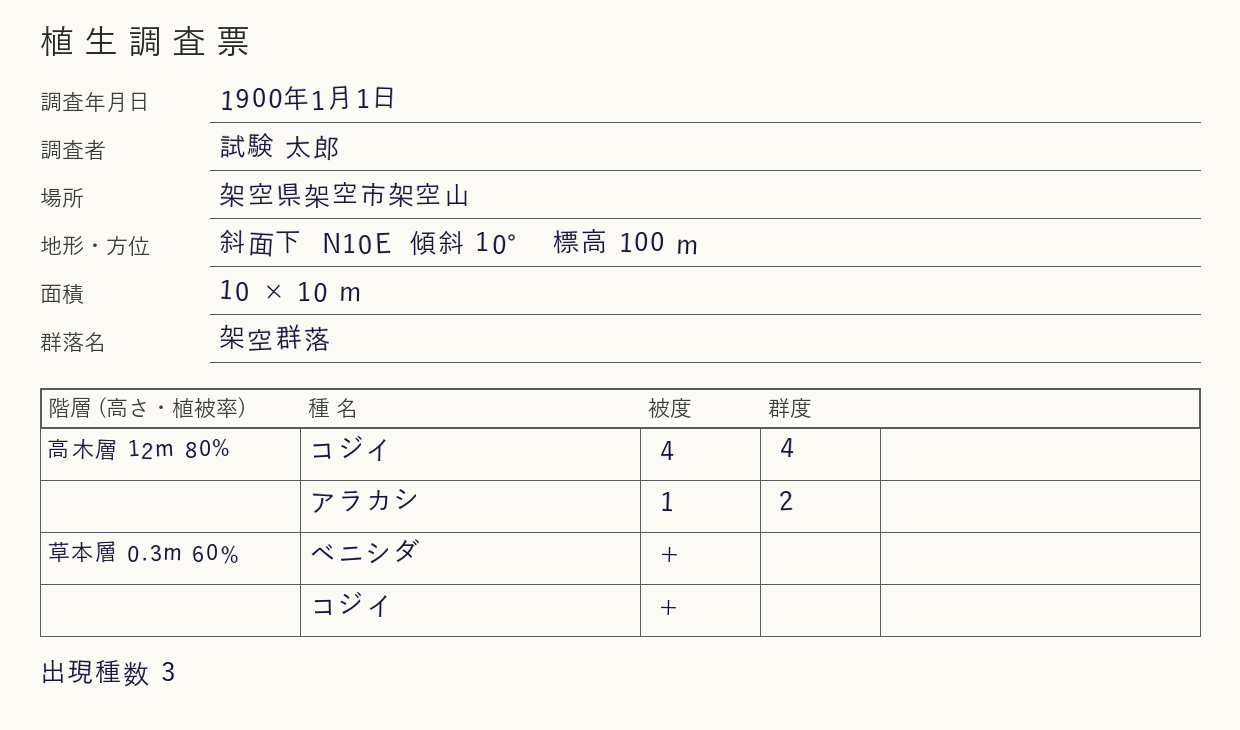
#> input picture plugins/vegetation-survey/examples/sample_sheet.png, 1240 x 730 px
$ python -i check_cells.py   (imports and definitions only)
#> lines starting #> are read from the running program, lines starting #| are printed output that depends on the picture; after the words box and inside, x2 and y2 are one past the last pixel; in counts of white or black regions, pixels touching at a corner belong together
#> further down, picture is the input picture: PIL image 1240x730 RGB; mean R, G, B 245.3, 243.4, 238
"""転記の値の有無を画像のセルと突き合わせ，隣の地点へ取り違えた値の候補を出す．報告だけで，転記は書き換えない．

    python scripts/check_cells.py <画像> <出力> <表> --box X0 Y0 X1 Y1 --layer X0 X1

- `--box` は値の列を囲む範囲，`--layer` は階層の列の範囲 (x だけ)．`crop.py --dense` と同じ画像の座標を使う．
- 行は階層の字の並び，列は `・` の並び (`crop.measure_columns`) から測る．列を測れなければ `--box` を等分する．
  階層の字で行を測れなければ，値の列の字の並びで測る．`--layer` を省くと，初めから値の列で測る．
- `[行のずれ]` は，転記の値が同じ行より上下の行の画像に合う組．種数では見つからないずれの候補で，右の列では行の測り違いも混じる．
- **地点の間に常在度の列が混ざる表は，列が等間隔でないので使えない**．
- セルの字の幅が `・` より広ければ「値あり」とする．**`+` と `1` の読み違いは見つけられない**．
- 候補は画像に戻って確かめる．下線・点線の枠・ごみを値と見ることがある．
- 境の幅は既定で，字のあるセルの幅の中央値の 1.5 倍．`・` と値の幅が近い表は `--wmin` で変えて，結果が動くかを見る．
- `--extra` は，画像だけに値があるセルを種・地点・座標の一覧で出す．読み落としの手がかりだが，枠の線も拾う．
"""
import argparse
import csv
import os
import re
import sys

from PIL import Image, ImageDraw

import crop

Image.MAX_IMAGE_PIXELS = None


def table_dir(table):
    return re.sub(r'\d+', lambda m: '%03d' % int(m.group()), table)


# [8 lines left out: function read_body, not called in this run]


def runs(flags):
    """真が続く範囲 (始まり, 終わり) の並び"""
    out, start = [], None
    for i, v in enumerate(list(flags) + [False]):
        if v and start is None:
            start = i
        elif not v and start is not None:
            out.append((start, i))
            start = None
    return out


def find_rows(im):
    """階層の字の並びから行を拾う．縦の罫線は除く．(行の上下の並び, 行の間隔) を返す"""
    w, h = im.size
#> w = 1240; h = 730
    bw = im.convert('L').point(lambda v: 255 if v < 128 else 0)
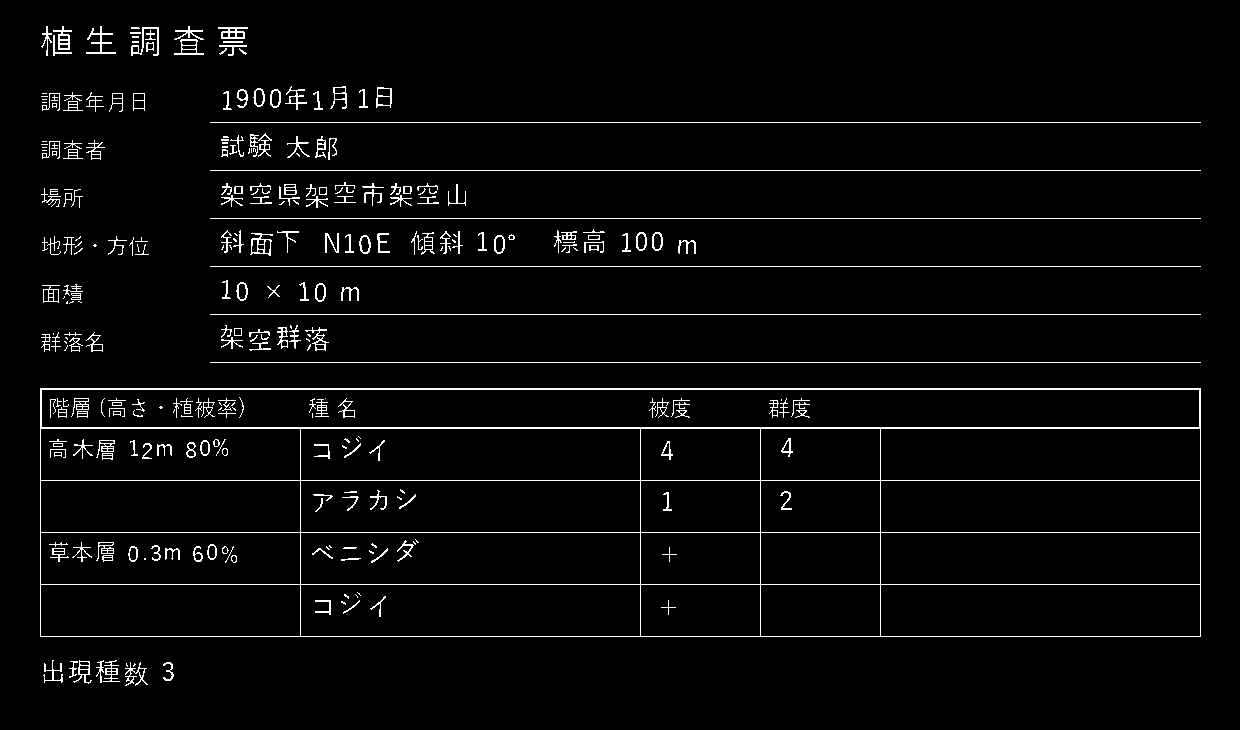
#> bw: PIL image 1240x730 L; 3.4% white in thin lines or dots, all inside (x1, y1, x2, y2) = (40, 26, 1201, 686)
    draw = ImageDraw.Draw(bw)
    for x, v in enumerate(bw.resize((w, 1), Image.BOX).tobytes()):
        if v > 127:                                   # 高さの半分以上が黒い列は罫線
            draw.line([(x, 0), (x, h)], fill=0)
#> this loop made 1240 passes
#> v on passes 1 to 3: 0, 0, 0
    return pick_rows(v > 0 for v in bw.resize((1, h), Image.BOX).tobytes())


# [26 lines left out: function find_rows_by_values, not called in this run]


def pick_rows(flags):
    """字のある高さの並びから行の上下を決める．(行の上下の並び, 行の間隔) を返す"""
    rows = runs(flags)
    if len(rows) < 2:
        return [], 0
    height = sorted(b - t for t, b in rows)[len(rows) // 2]
    tops = [t for t, _ in rows]
    pitch = sorted(b - a for a, b in zip(tops, tops[1:]))[(len(tops) - 1) // 2]
    out = []
    for t, b in rows:
        if b - t < height * .6:                       # ごみ
            continue
        k = max(1, round((b - t) / pitch))            # 行がつながった塊は等分する
        out += [(t + (b - t) * i // k, t + (b - t) * (i + 1) // k) for i in range(k)]
    return out, pitch


# [141 lines left out: functions cell_widths, align, candidates, row_shifts, main, not called in this run]


# [2 lines not run here, left out]

>>> from PIL import Image
>>> picture = Image.open('../../../examples/sample_sheet.png')
>>> result = find_rows(picture)
#> result = ([(26, 56), (86, 112), (134, 160), (183, 208), (230, 256), (281, 304), (325, 352), (388, 423), (423, 459), (459, 494), (494, 530), (530, 565), (565, 601), (601, 637), (660, 686)], 35)
